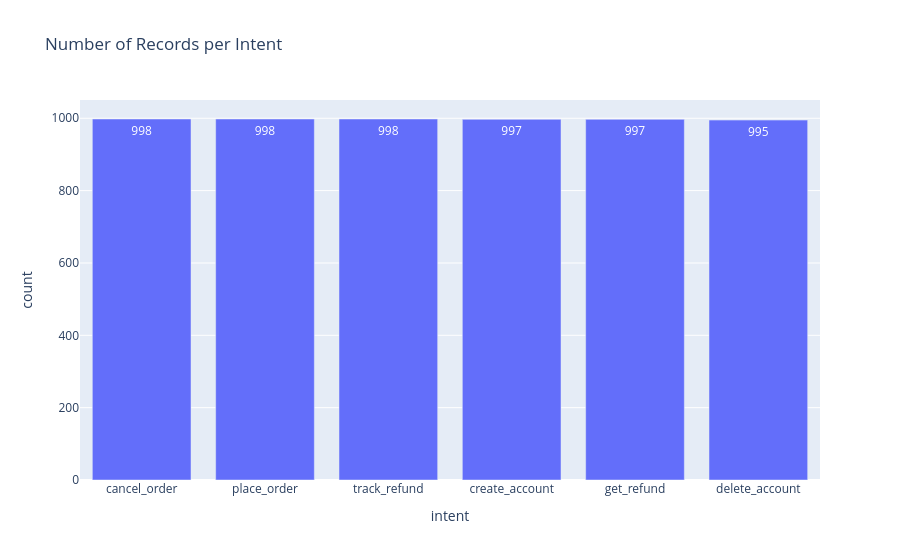

Source (notebook cell):
### Code cell
import plotly.express as px

def plot_number_records_per_intent(dataframe):
    fig = px.bar(
        dataframe['intent'].value_counts().reset_index(),
        x='intent',
        y='count',
        title='Number of Records per Intent',
        text_auto=True
    )

    fig.show()

plot_number_records_per_intent(df_filtered)

### Figure 1 — Plotly figure (JSON) as saved in the notebook; plotly's stock layout.template omitted (floating-point values rounded to 4 significant figures)
{"data": [{"hovertemplate": "intent=%{x}<br>count=%{y}<extra></extra>", "legendgroup": "", "marker": {"color": "#636efa", "pattern": {"shape": ""}}, "name": "", "orientation": "v", "showlegend": false, "textposition": "auto", "texttemplate": "%{y}", "type": "bar", "x": ["cancel_order", "place_order", "track_refund", "create_account", "get_refund", "delete_account"], "xaxis": "x", "y": [998, 998, 998, 997, 997, 995], "yaxis": "y"}], "layout": {"barmode": "relative", "legend": {"tracegroupgap": 0}, "title": {"text": "Number of Records per Intent"}, "xaxis": {"anchor": "y", "domain": [0, 1], "title": {"text": "intent"}}, "yaxis": {"anchor": "x", "domain": [0, 1], "title": {"text": "count"}}}}
